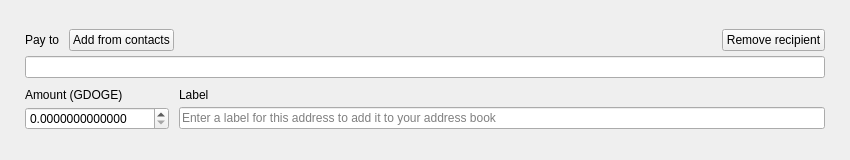
<?xml version="1.0" encoding="UTF-8"?>
<ui version="4.0">
 <class>TransferFrame</class>
 <widget class="QFrame" name="TransferFrame">
  <property name="geometry">
   <rect>
    <x>0</x>
    <y>0</y>
    <width>850</width>
    <height>160</height>
   </rect>
  </property>
  <property name="sizePolicy">
   <sizepolicy hsizetype="Preferred" vsizetype="Preferred">
    <horstretch>0</horstretch>
    <verstretch>150</verstretch>
   </sizepolicy>
  </property>
  <property name="minimumSize">
   <size>
    <width>0</width>
    <height>160</height>
   </size>
  </property>
  <property name="maximumSize">
   <size>
    <width>16777215</width>
    <height>160</height>
   </size>
  </property>
  <property name="windowTitle">
   <string>Frame</string>
  </property>
  <property name="styleSheet">
   <string notr="true"/>
  </property>
  <property name="frameShape">
   <enum>QFrame::NoFrame</enum>
  </property>
  <property name="frameShadow">
   <enum>QFrame::Plain</enum>
  </property>
  <layout class="QVBoxLayout" name="verticalLayout">
   <property name="spacing">
    <number>10</number>
   </property>
   <property name="leftMargin">
    <number>25</number>
   </property>
   <property name="rightMargin">
    <number>25</number>
   </property>
   <item>
    <spacer name="verticalSpacer_2">
     <property name="orientation">
      <enum>Qt::Vertical</enum>
     </property>
     <property name="sizeHint" stdset="0">
      <size>
       <width>20</width>
       <height>40</height>
      </size>
     </property>
    </spacer>
   </item>
   <item>
    <layout class="QGridLayout" name="gridLayout">
     <property name="verticalSpacing">
      <number>5</number>
     </property>
     <item row="0" column="0">
      <widget class="QLabel" name="m_payToTextLabel">
       <property name="sizePolicy">
        <sizepolicy hsizetype="Minimum" vsizetype="Minimum">
         <horstretch>0</horstretch>
         <verstretch>0</verstretch>
        </sizepolicy>
       </property>
       <property name="text">
        <string>Pay to</string>
       </property>
       <property name="alignment">
        <set>Qt::AlignLeading|Qt::AlignLeft|Qt::AlignVCenter</set>
       </property>
       <property name="margin">
        <number>0</number>
       </property>
       <property name="indent">
        <number>0</number>
       </property>
      </widget>
     </item>
     <item row="0" column="1">
      <widget class="QPushButton" name="m_addressBookButton">
       <property name="sizePolicy">
        <sizepolicy hsizetype="Preferred" vsizetype="Minimum">
         <horstretch>0</horstretch>
         <verstretch>0</verstretch>
        </sizepolicy>
       </property>
       <property name="cursor">
        <cursorShape>PointingHandCursor</cursorShape>
       </property>
       <property name="focusPolicy">
        <enum>Qt::StrongFocus</enum>
       </property>
       <property name="layoutDirection">
        <enum>Qt::LeftToRight</enum>
       </property>
       <property name="text">
        <string>Add from contacts</string>
       </property>
       <property name="flat">
        <bool>false</bool>
       </property>
      </widget>
     </item>
     <item row="0" column="2">
      <spacer name="horizontalSpacer">
       <property name="orientation">
        <enum>Qt::Horizontal</enum>
       </property>
       <property name="sizeHint" stdset="0">
        <size>
         <width>318</width>
         <height>10</height>
        </size>
       </property>
      </spacer>
     </item>
     <item row="0" column="3" alignment="Qt::AlignBottom">
      <widget class="QPushButton" name="m_removeButton">
       <property name="sizePolicy">
        <sizepolicy hsizetype="Preferred" vsizetype="Minimum">
         <horstretch>0</horstretch>
         <verstretch>0</verstretch>
        </sizepolicy>
       </property>
       <property name="cursor">
        <cursorShape>PointingHandCursor</cursorShape>
       </property>
       <property name="focusPolicy">
        <enum>Qt::StrongFocus</enum>
       </property>
       <property name="text">
        <string>Remove recipient</string>
       </property>
       <property name="flat">
        <bool>false</bool>
       </property>
      </widget>
     </item>
     <item row="1" column="0" colspan="4">
      <widget class="QLineEdit" name="m_sendAddressEdit">
       <property name="styleSheet">
        <string notr="true">[errorState=&quot;true&quot;] {
  border-color: #ef3131;
}</string>
       </property>
      </widget>
     </item>
    </layout>
   </item>
   <item>
    <layout class="QGridLayout" name="gridLayout_2">
     <property name="verticalSpacing">
      <number>5</number>
     </property>
     <item row="0" column="0">
      <widget class="QLabel" name="m_amountTextLabel">
       <property name="text">
        <string>Amount (GDOGE)</string>
       </property>
       <property name="alignment">
        <set>Qt::AlignBottom|Qt::AlignLeading|Qt::AlignLeft</set>
       </property>
       <property name="indent">
        <number>0</number>
       </property>
      </widget>
     </item>
     <item row="0" column="1">
      <widget class="QLabel" name="m_labelTextLabel">
       <property name="text">
        <string>Label</string>
       </property>
       <property name="alignment">
        <set>Qt::AlignBottom|Qt::AlignLeading|Qt::AlignLeft</set>
       </property>
       <property name="indent">
        <number>0</number>
       </property>
      </widget>
     </item>
     <item row="1" column="0">
      <widget class="QDoubleSpinBox" name="m_sendAmountSpin">
       <property name="focusPolicy">
        <enum>Qt::StrongFocus</enum>
       </property>
       <property name="layoutDirection">
        <enum>Qt::LeftToRight</enum>
       </property>
       <property name="styleSheet">
        <string notr="true">[errorState=&quot;true&quot;] {
  border-color: #ef3131;
}</string>
       </property>
       <property name="buttonSymbols">
        <enum>QAbstractSpinBox::UpDownArrows</enum>
       </property>
       <property name="suffix">
        <string notr="true"/>
       </property>
       <property name="decimals">
        <number>13</number>
       </property>
       <property name="minimum">
        <double>0.000000000000000</double>
       </property>
       <property name="maximum">
        <double>1000000000.000000000000000</double>
       </property>
      </widget>
     </item>
     <item row="1" column="1">
      <widget class="QLineEdit" name="m_sendLabelEdit">
       <property name="styleSheet">
        <string notr="true">[errorState=&quot;true&quot;] {
  border-color: #ef3131;
}</string>
       </property>
       <property name="placeholderText">
        <string>Enter a label for this address to add it to your address book</string>
       </property>
      </widget>
     </item>
    </layout>
   </item>
   <item>
    <spacer name="verticalSpacer">
     <property name="orientation">
      <enum>Qt::Vertical</enum>
     </property>
     <property name="sizeHint" stdset="0">
      <size>
       <width>20</width>
       <height>40</height>
      </size>
     </property>
    </spacer>
   </item>
  </layout>
 </widget>
 <tabstops>
  <tabstop>m_addressBookButton</tabstop>
  <tabstop>m_removeButton</tabstop>
  <tabstop>m_sendAddressEdit</tabstop>
  <tabstop>m_sendAmountSpin</tabstop>
  <tabstop>m_sendLabelEdit</tabstop>
 </tabstops>
 <resources/>
 <connections>
  <connection>
   <sender>m_removeButton</sender>
   <signal>clicked()</signal>
   <receiver>TransferFrame</receiver>
   <slot>deleteLater()</slot>
   <hints>
    <hint type="sourcelabel">
     <x>797</x>
     <y>41</y>
    </hint>
    <hint type="destinationlabel">
     <x>445</x>
     <y>79</y>
    </hint>
   </hints>
  </connection>
  <connection>
   <sender>m_addressBookButton</sender>
   <signal>clicked()</signal>
   <receiver>TransferFrame</receiver>
   <slot>addressBookClicked()</slot>
   <hints>
    <hint type="sourcelabel">
     <x>136</x>
     <y>41</y>
    </hint>
    <hint type="destinationlabel">
     <x>445</x>
     <y>79</y>
    </hint>
   </hints>
  </connection>
  <connection>
   <sender>m_sendAddressEdit</sender>
   <signal>textChanged(QString)</signal>
   <receiver>TransferFrame</receiver>
   <slot>labelOrAddressChanged(QString)</slot>
   <hints>
    <hint type="sourcelabel">
     <x>445</x>
     <y>56</y>
    </hint>
    <hint type="destinationlabel">
     <x>445</x>
     <y>79</y>
    </hint>
   </hints>
  </connection>
  <connection>
   <sender>m_sendLabelEdit</sender>
   <signal>textChanged(QString)</signal>
   <receiver>TransferFrame</receiver>
   <slot>labelOrAddressChanged(QString)</slot>
   <hints>
    <hint type="sourcelabel">
     <x>582</x>
     <y>128</y>
    </hint>
    <hint type="destinationlabel">
     <x>445</x>
     <y>79</y>
    </hint>
   </hints>
  </connection>
  <connection>
   <sender>m_sendAmountSpin</sender>
   <signal>valueChanged(QString)</signal>
   <receiver>TransferFrame</receiver>
   <slot>amountStringChanged(QString)</slot>
   <hints>
    <hint type="sourcelabel">
     <x>124</x>
     <y>124</y>
    </hint>
    <hint type="destinationlabel">
     <x>453</x>
     <y>79</y>
    </hint>
   </hints>
  </connection>
  <connection>
   <sender>m_sendAddressEdit</sender>
   <signal>textChanged(QString)</signal>
   <receiver>TransferFrame</receiver>
   <slot>addressChanged(QString)</slot>
   <hints>
    <hint type="sourcelabel">
     <x>453</x>
     <y>69</y>
    </hint>
    <hint type="destinationlabel">
     <x>453</x>
     <y>79</y>
    </hint>
   </hints>
  </connection>
  <connection>
   <sender>m_sendAmountSpin</sender>
   <signal>valueChanged(double)</signal>
   <receiver>TransferFrame</receiver>
   <slot>validateAmount(double)</slot>
   <hints>
    <hint type="sourcelabel">
     <x>104</x>
     <y>125</y>
    </hint>
    <hint type="destinationlabel">
     <x>424</x>
     <y>79</y>
    </hint>
   </hints>
  </connection>
 </connections>
 <slots>
  <slot>addressBookClicked()</slot>
  <slot>pasteClicked()</slot>
  <slot>labelOrAddressChanged(QString)</slot>
  <slot>addressChanged(QString)</slot>
  <slot>amountStringChanged(QString)</slot>
  <slot>validateAmount(double)</slot>
 </slots>
</ui>
